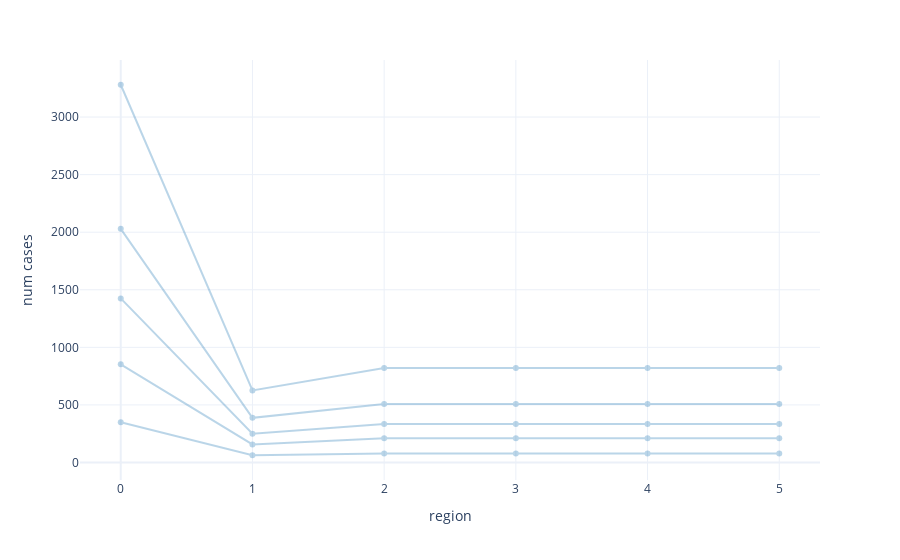

Notebook cell for this chart:
### Code cell
plot_process(prior_samples_arviz.prior.gp_aggr.values)

### Figure 1 — Plotly figure (JSON) as saved in the notebook; plotly's stock layout.template omitted (floating-point values rounded to 4 significant figures)
{"data": [{"hovertemplate": "<extra></extra>", "legendgroup": "", "line": {"color": "#636efa", "dash": "solid"}, "marker": {"symbol": "circle"}, "mode": "lines", "name": "", "orientation": "v", "showlegend": false, "type": "scatter", "xaxis": "x", "yaxis": "y"}, {"line": {"color": "rgb(31, 119, 180)"}, "opacity": 0.3, "type": "scatter", "x": [0, 1, 2, 3, 4, 5], "y": [350.0, 62.88, 77.23, 77.23, 77.23, 77.23]}, {"line": {"color": "rgb(31, 119, 180)"}, "opacity": 0.3, "type": "scatter", "x": [0, 1, 2, 3, 4, 5], "y": [1425.0, 250.5, 334.2, 334.2, 334.2, 334.2]}, {"line": {"color": "rgb(31, 119, 180)"}, "opacity": 0.3, "type": "scatter", "x": [0, 1, 2, 3, 4, 5], "y": [2029.0, 387.9, 507.9, 507.9, 507.9, 507.9]}, {"line": {"color": "rgb(31, 119, 180)"}, "opacity": 0.3, "type": "scatter", "x": [0, 1, 2, 3, 4, 5], "y": [3281.0, 626.1, 821.1, 821.1, 821.1, 821.1]}, {"line": {"color": "rgb(31, 119, 180)"}, "opacity": 0.3, "type": "scatter", "x": [0, 1, 2, 3, 4, 5], "y": [852.5, 156.7, 210.5, 210.5, 210.5, 210.5]}], "layout": {"legend": {"tracegroupgap": 0}, "margin": {"t": 60}, "showlegend": false, "xaxis": {"anchor": "y", "domain": [0, 1], "title": {"text": "region"}}, "yaxis": {"anchor": "x", "domain": [0, 1], "title": {"text": "num cases"}}}}
